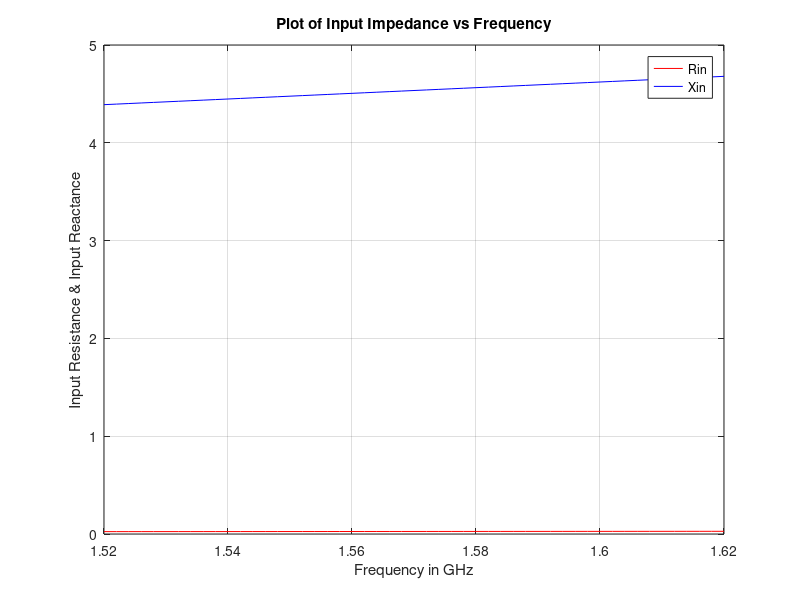

MATLAB code to generate this figure:
% MATLAB Program to find the basic parameters of a Probe-Fed Rectangular Microstrip Patch Antenna (by Ramann Mantha).

% Input Parameters:
epsilon_r = 3.55;
tan_delta = 0.0027;
h = 2e-3;
L =  2.795e-3;
W = 4.969e-3;
sigma = 5.8*(10^7);
a = 0.635*(10^(-3));
x0 = 1.85*(10^(-2));

% Fundamental Constants:
c = 2.99792458*(10^8);
mu0 = 4*pi*(10^(-7));
epsilon0 = 1/((c^2)*mu0);
eta0 = sqrt(mu0/epsilon0);

% Formulas to Calculate Resonant Frequency & Fringing:
epsilonr_effective = ((epsilon_r+1)/2)+(((epsilon_r-1)/2)*(1/(sqrt(1+12*(h/W)))));
delta_L = 0.412*h*(((W/h)+0.262)/((W/h)+0.813))*((epsilonr_effective+0.3)/(epsilonr_effective-0.258));
delta_W = h*(log(4)/pi);
W_effective = W+(2*delta_W);
L_effective = L+(2*delta_L);
lambda0 = 2*(L_effective)*(sqrt(epsilon_r));
f0_GHz = c/(lambda0*(10^9));
omega = 2*pi*(f0_GHz)*(10^9);
k0 = omega*(sqrt(mu0*epsilon0));
k1 = k0*(sqrt(epsilon_r));

% Formulas to Calculate Probe Reactance:
Gamma = 0.577216;
Xp = (eta0/(2*pi))*(k0*h)*(-Gamma+(log(2/((k0*a)*(sqrt(epsilon_r))))));

% CAD Formulas for Patch Properties:
c1 = 1-(1/epsilon_r)+((2/5)/((epsilon_r)^2));
c2 = -0.0914153;
a2 = -0.16605;
a4 = 0.00761;
intermediate1 = 1+((a2/10)*((k0*W_effective)^2))+((((a2)^2)+(2*a4))*(3/560)*((k0*W_effective)^4));
intermediate2 = (c2*(1/5)*((k0*L_effective)^2))+(a2*c2*(1/70)*((k0*W_effective)^2)*((k0*L_effective)^2));
p = intermediate1+intermediate2;
erhed = 1/(1+((3/4)*pi*(k0*h)*(1/c1)*((1-(1/epsilon_r))^3)));
Rs = sqrt((omega*mu0)/(2*sigma));
intermediate3 = 1+(erhed*(tan_delta+((Rs/(pi*eta0))*(1/(h/lambda0))))*((3/16)*(epsilon_r/(p*c1))*(L_effective/W_effective)*(1/(h/lambda0))));
er = erhed/intermediate3;
er_percentage = er*100;
BW = (1/sqrt(2))*(tan_delta+((Rs/(pi*eta0))*(1/(h/lambda0)))+((16/3)*((p*c1)/epsilon_r)*(h/lambda0)*(W_effective/L_effective)*(1/erhed)));
BW_percentage = BW*100;
Q = 1/(sqrt(2)*BW);
intermediate4 = (tan_delta+((Rs/(pi*eta0))*(1/(h/lambda0)))+((16/3)*((p*c1)/epsilon_r)*(h/lambda0)*(W_effective/L_effective)*(1/erhed)));
R_edge = ((4/pi)*(eta0)*(L_effective/W_effective)*(h/lambda0))/intermediate4;
R = R_edge*((cos((pi*(x0+delta_L))/L_effective))^2);
D = 3*(1/(p*c1))*((tan(k1*h)/(k1*h))^2)*(1/(1+((1/epsilon_r)*((tan(k1*h))^2))));
D_dB = 10*log10(D);

% Formulas for Circuit Elements:
R_circuit = R;
L_circuit = R/(omega*Q);
C_circuit = 1/(L_circuit*(omega^2));
Lp_circuit = Xp/omega;

% To Display the Ouput Parameters:
fprintf('\nf0_GHz = %f\n', f0_GHz);
fprintf('BW_percentage = %f\n', BW_percentage);
fprintf('Q = %f\n', Q);
fprintf('er_percentage = %f\n', er_percentage);
fprintf('R_edge = %f\n', R_edge);
fprintf('R = %f\n', R);
fprintf('Xp = %f\n', Xp);
fprintf('D_dB = %f\n', D_dB);

fprintf('\nR_circuit = %f\n', R_circuit);
fprintf('L_circuit = %d\n', L_circuit);
fprintf('C_circuit = %d\n', C_circuit);
fprintf('Lp_circuit = %d\n', Lp_circuit);

% To Plot the Input Impedance:
f_GHz = (1.52:0.002:1.62);
intermediate5 = (1/R_circuit)+(1./(1j*2*pi*f_GHz*(10^9)*L_circuit))+(1j*2*pi*f_GHz*(10^9)*C_circuit);
Zin = (1j*2*pi*f_GHz*(10^9)*Lp_circuit)+(1./intermediate5);
Rin = real(Zin);
Xin = imag(Zin);
plot(f_GHz,Rin,'r',f_GHz,Xin,'b');
title('Plot of Input Impedance vs Frequency');
xlabel('Frequency in GHz');
ylabel('Input Resistance & Input Reactance');
legend('Rin','Xin');
grid on;